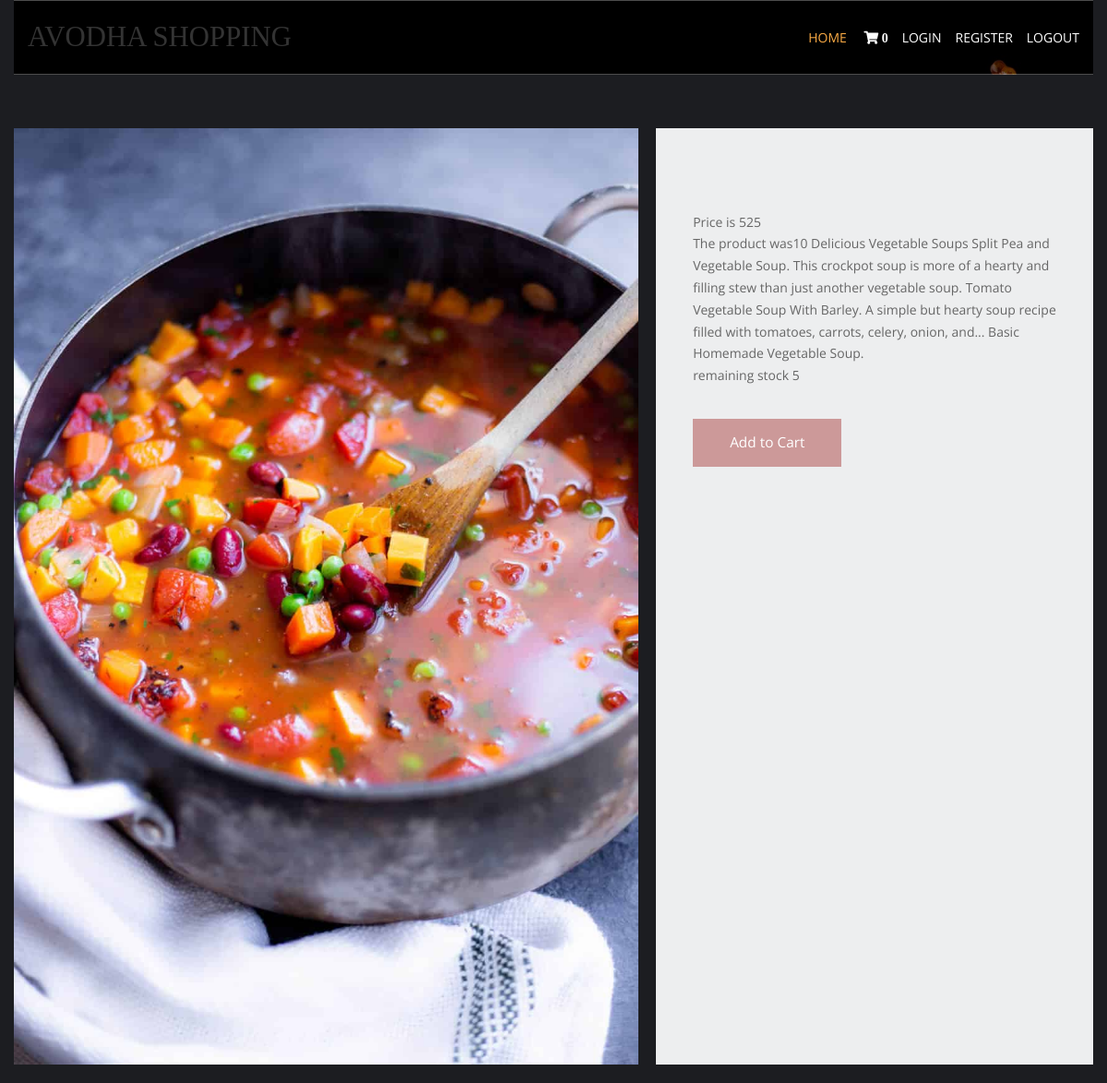
Page /vegetables_recepie/vegetable_soup on the committed database.
### shop/models.py (models this page shows, shortened)
class products(models.Model):
        name = models.CharField(max_length=250, unique=True)
        slug = models.SlugField(max_length=250,unique=True)
        img=models.ImageField(upload_to='product')
        desc=models.TextField()
        stock=models.IntegerField()
        available=models.BooleanField()
        price=models.IntegerField()
        category=models.ForeignKey(Categ,on_delete=models.CASCADE)

### shop/views.py (the view)
# urls.py: path('<slug:c_slug>/<slug:product_slug>',views.prodDetails,name='details'),
def prodDetails(request,c_slug,product_slug):
    try:
        prod=products.objects.get(category__slug=c_slug,slug=product_slug)
    except Exception as e:
        raise e
    return render(request,'item.html',{'pr':prod})

### cart/context_processor.py (called while the page is built)
def count(request):
    item_count=0
    if 'admin' in request.path:
        return {}
    else:
        try:
            ct=cartlist.objects.filter(cart_id=c_id(request))
            cti=item.objects.all().filter(cart=ct[:1])
            for c in cti:
                item_count += c.quan
        except cartlist.DoesNotExist:
            item_count=0
        return dict(itc=item_count)

### cart/views.py (called while the page is built)
def c_id(request):
    ct_id=request.session.session_key
    if not ct_id:
        ct_id=request.session.create()
    return ct_id

### templates/item.html (shortened to what this page needs)
{% extends 'base.html' %}
{% load static %}
{% block content %}
<head>
    <link href="{% static 'pr/fontawesome/css/all.min.css' %}" rel="stylesheet" />
    <link href="{% static 'pr/css/templatemo-comparto.css'%}" rel="stylesheet" />
</head>
<body>
  <br><br>
        <section class="tm-mb-1" id="about">
            <div class="tm-row tm-about-row">
                <div class="tm-section-1-l">
                    <img src={{pr.img.url}} alt="About image" class="tm-img-responsive">
                </div>
                <article class="tm-section-1-r tm-bg-color-8">
                    <p>Price is {{pr.price}} <br> The product was{{pr.desc}}
                        <br> remaining stock {{pr.stock }}
                    </p>
                {% if pr.stock <= 0 %}
                    <h1 style="color:red"> Sorry NO Stock Available</h1>
                {% else %}
                    <a href="{% url 'addcart' pr.id %}" class="tm-btn tm-btn-1 tm-link-to-services">Add to Cart</a>
                {% endif %}
                </article>
            </div>
        </section>
</body>
</html>
{% endblock %}

### templates/base.html (shortened to what this page needs)
{% load static %}
<html lang="">
<head>
<link href="{% static 'hm//layout/styles/layout.css' %}" rel="stylesheet" type="text/css" media="all">
</head>
<body id="top">
<div class="bgded overlay" style="background-image:url({% static 'hm///images/demo/backgrounds/bg1.jpg'%} );">
  <div class="wrapper row1">
    <header id="header" class="hoc clear">
      <div id="logo" class="fl_left">
        <h1><a href="/">AVODHA SHOPPING</a></h1>
      </div>
      <nav id="mainav" class="fl_right">
        <ul class="clear">
          <li class="active"><a href="/">Home</a></li>
          <li><a class="active" href="{% url 'cartDetails' %}"><i class="fa fa-shopping-cart" style="font_size:14px;color:white">&nbsp;{{itc}}</i></a>
          <li><a class="active" href="{% url 'login' %}">Login</a>
          <li><a class="active" href="{% url 'register' %}">Register</a>
          <li><a class="active" href="{% url 'logout' %}">Logout</a>
        </ul>
      </nav>
    </header>
  </div>
</div>
{% block content %}
{% endblock %}
</body>
</html>

### static/hm/layout/styles/layout.css (style rules this page uses)
.row1 { border:solid; border-width:1px 0; }
#header #logo { margin:22px 0 0 0; }
#header #logo h1 { margin:0; padding:0; font-size:2.2rem; text-transform:uppercase; }
*, *::before, *::after { transition:all .3s ease-in-out; }
nav ul, nav ol { margin:0; padding:0; list-style:none; }
#mainav, #breadcrumb, .sidebar nav { line-height:normal; }
#mainav ul { text-transform:uppercase; }
#mainav li { display:inline-block; position:relative; margin:0 15px 0 0; padding:0; }
#mainav li:last-child { margin-right:0; }
#mainav li a { display:block; padding:30px 0; }
body { color:#A5A6AA; background-color:#1C1D21; }
a { color:#FBAB45; }
.overlay { color:#FFFFFF; background-color:inherit; }
.overlay::after { color:inherit; background-color:rgba(0,0,0,.55); }
.row1 { border-color:rgba(255,255,255,.3); }
#header #logo h1 a { color:inherit; }
#mainav li a { color:inherit; }
#mainav .active a, #mainav a:hover, #mainav li:hover > a { color:#FBAB45; background-color:inherit; }
@media screen and (min-width:1140px) { .hoc { max-width:1140px; } }

### static/pr/css/templatemo-comparto.css (style rules this page uses)
*, *::before, *::after { box-sizing: border-box; outline: none; }
ul, h1, h2, h3, h4, p, figure { padding: 0; margin: 0; }
body { font-family: 'Open Sans', Arial, sans-serif; font-size: 18px; overflow-x: hidden; padding-left: 15px; padding-right: 15px; margin: 0; }
a { transition: all 0.3s ease; text-decoration: none; }
p { color: #666; line-height: 1.7; margin-bottom: 35px; }
h1, h2, h3, h4, h5, h6 { color: #333; }
.tm-mb-1 { margin-bottom: 20px; }
.tm-bg-color-8 { background-color: #EDEEEF; }
.tm-img-responsive { max-width: 100%; height: auto; }
.tm-section-1-l { width: 57.85%; margin-right: 1.65%; }
.tm-section-1-r { padding: 50px 40px; width: 40.5%; }
.tm-row { display: flex; }
.tm-btn { display: inline-block; padding: 15px 40px; font-size: 1.1rem; border: none; background-color: #CC9999; color: white; }
a { color: #666; }

### static/hm/layout/styles/framework.css (style rules this page uses)
html { overflow-y:scroll; overflow-x:hidden; }
html, body { margin:0; padding:0; font-size:14px; line-height:1.6em; }
*, *::before, *::after { box-sizing:border-box; }
.overlay { position:relative; z-index:1; }
.overlay::after { display:block; position:absolute; top:0; left:0; width:100%; height:100%; content:""; z-index:-1; }
.bgded { background-position:top center; background-repeat:no-repeat; background-size:cover; }
.clear, .group { display:block; }
.clear::before, .clear::after, .group::before, .group::after { display:table; content:""; }
.clear, .clear::after, .group, .group::after { clear:both; }
a { outline:none; text-decoration:none; }
.fl_left, .imgl { float:left; }
.fl_right, .imgr { float:right; }
img { width:auto; max-width:100%; height:auto; margin:0; padding:0; border:none; line-height:normal; vertical-align:middle; }
body, input, textarea, select { font-family:Verdana, Geneva, sans-serif; }
h1, h2, h3, h4, h5, h6, .heading { font-family:Georgia, "Times New Roman", Times, serif; }
::placeholder { opacity:1; }
h1, h2, h3, h4, h5, h6, .heading { margin:0 0 20px 0; font-size:1.4rem; line-height:normal; font-weight:normal; text-transform:uppercase; }
.wrapper { display:block; position:relative; width:100%; margin:0; padding:0; text-align:left; word-wrap:break-word; }
.hoc { display:block; margin:0 auto; }
address, article, aside, figcaption, figure, footer, header, main, nav, section { display:block; margin:0; padding:0; }

### rows in the picture
products: img (picture), price "525", desc "10 Delicious Vegetable Soups Split Pea and Vegetable Soup. This crockpot soup is more of a hearty and filling stew than just another vegetable soup. Tomato Vegetable Soup With Barley. A simple but hearty soup recipe filled with tomatoes, carrots, celery, onion, and... Basic Homemade Vegetable Soup.", stock "5"

### other values in the picture
{{ itc }} "0"
